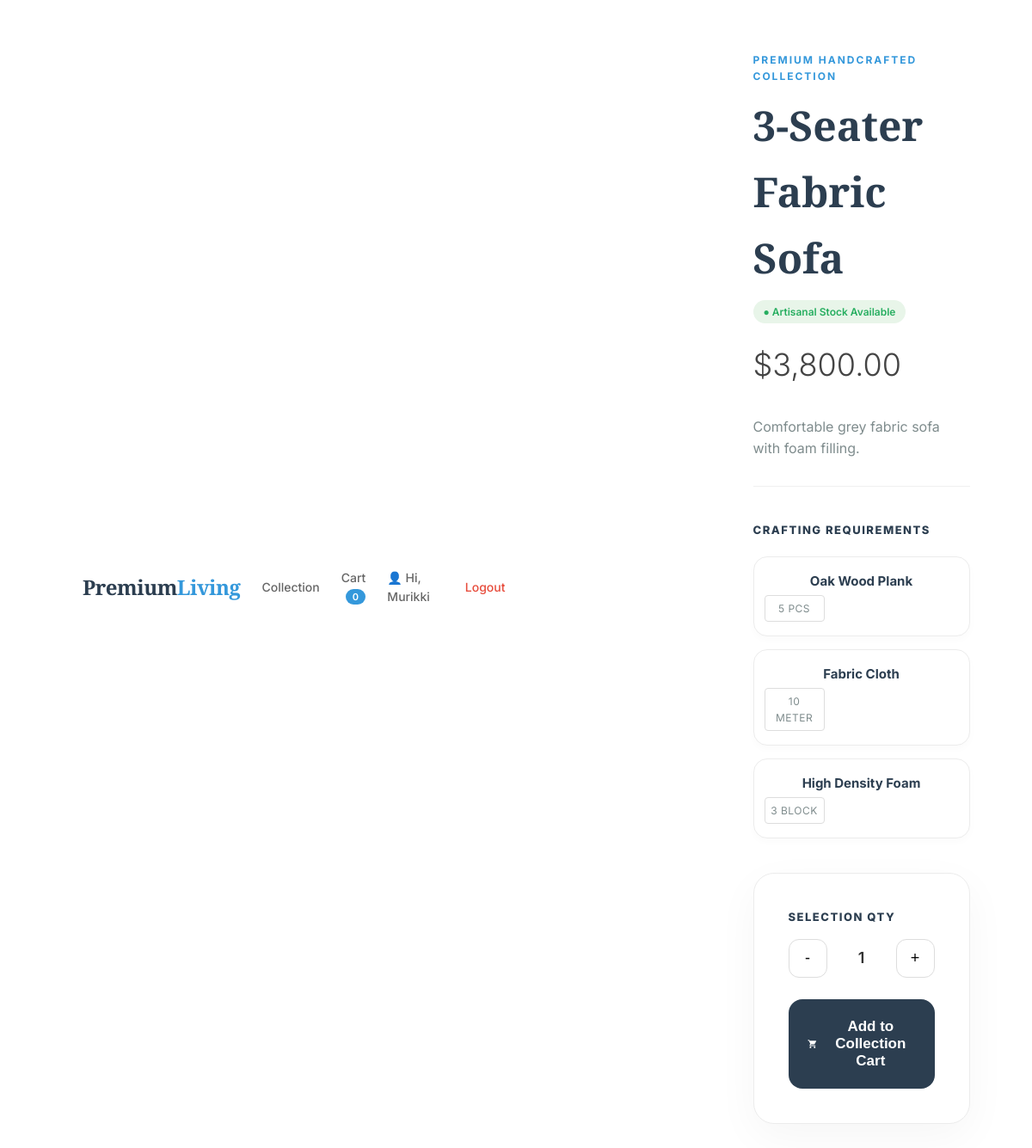
/Cside/detail.php?id=3 (signed in), run on the app's committed database.
### tables this page shows
CREATE TABLE `furnitures` (
  `fid` int(11) NOT NULL,
  `fname` varchar(255) NOT NULL,
  `fdesc` varchar(255) NOT NULL,
  `fprice` decimal(10,2) NOT NULL
);

CREATE TABLE `furniturematerials` (
  `fid` int(11) NOT NULL,
  `mid` int(11) NOT NULL,
  `pmqty` int(11) NOT NULL
);

CREATE TABLE `materials` (
  `mid` int(11) NOT NULL,
  `mname` varchar(255) NOT NULL,
  `mqty` int(11) NOT NULL DEFAULT 0,
  `munit` varchar(50) NOT NULL
);

### Cside/detail.php (the view, shortened to what this page needs)
<?php
require_once('../conn.php');
$fid = isset($_GET['id']) ? intval($_GET['id']) : 1;
$product_query = "SELECT f.fid, f.fname, f.fdesc, f.fprice,
                         IFNULL(MIN(FLOOR(m.mqty / fm.pmqty)), 0) AS calculated_stock
                  FROM Furnitures f
                  LEFT JOIN FurnitureMaterials fm ON f.fid = fm.fid
                  LEFT JOIN Materials m ON fm.mid = m.mid
                  WHERE f.fid = ?
                  GROUP BY f.fid LIMIT 1";
$stmt = $conn->prepare($product_query);
$stmt->bind_param("i", $fid);
$stmt->execute();
$product_res = $stmt->get_result();
$product = $product_res->fetch_assoc();
$fname = $product['fname'];
$fdesc = $product['fdesc'];
$fprice = floatval($product['fprice']);
$max_stock = intval($product['calculated_stock']);
$materials_query = "SELECT m.mname, fm.pmqty, m.munit
                    FROM FurnitureMaterials fm
                    JOIN Materials m ON fm.mid = m.mid
                    WHERE fm.fid = ?";
$mat_stmt = $conn->prepare($materials_query);
$mat_stmt->bind_param("i", $fid);
$mat_stmt->execute();
$materials_result = $mat_stmt->get_result();
?>
<!DOCTYPE html>
<html lang="en">
<head>
    <link rel="stylesheet" href="staff/staff_style.css">
    <link rel="stylesheet" href="cust_style.css">
</head>
<body class="pl-detail-body">
    <nav>
        <a href="index.php" class="logo">Premium<span>Living</span></a>
        <div class="nav-links">
            <a href="index.php">Collection</a>
            <a href="cart.php">Cart <span class="cart-count" id="cartCount">0</span></a>
            <a href="dashboard.php"
                style="margin-left: 20px; font-weight: bold; color: #2c3e50; text-decoration: none;">👤 Hi,
                <?php echo htmlspecialchars($_SESSION['cust_name']); ?></a>
            <a href="logout.php" class="logout-btn">Logout</a>
        </div>
    </nav>
    <div class="container">
        <div class="product-info">
            <div class="breadcrumb">Premium Handcrafted Collection</div>
            <h1 class="product-title"><?php echo htmlspecialchars($fname); ?></h1>
            <div class="stock-status">
                <?php echo ($max_stock > 0) ? '● Artisanal Stock Available' : '● Currently Out of Stock'; ?>
            </div>
            <div class="price-tag">$<?php echo number_format($fprice, 2); ?></div>
            <p class="description"><?php echo htmlspecialchars($fdesc); ?></p>
            <div class="section-title">Crafting Requirements</div>
            <div class="materials-grid">
                <?php
                if ($materials_result && $materials_result->num_rows > 0) {
                    while ($mat = $materials_result->fetch_assoc()) {
                        echo '<div class="material-item">';
                        echo '  <span class="mat-name">' . htmlspecialchars($mat['mname']) . '</span>';
                        echo '  <span class="mat-qty">' . $mat['pmqty'] . ' ' . htmlspecialchars($mat['munit']) . '</span>';
                        echo '</div>';
                    }
                } else {
                    echo '<p style="color:#7f8c8d; font-size:12px; grid-column:1/-1;">Custom boutique furniture formulation.</p>';
                }
                ?>
            </div>
            <div class="action-card">
                <div class="section-title" style="margin-bottom: 15px;">Selection Qty</div>
                <div class="qty-selector">
                    <button type="button" class="qty-btn" id="pl-qty-minus">-</button>
                    <div id="qtyValue">1</div>
                    <button type="button" class="qty-btn" id="pl-qty-plus">+</button>
                </div>
                <?php if ($max_stock > 0): ?>
                    <button type="button" class="btn-cart" id="pl-add-cart-submit">
                        Add to Collection Cart
                    </button>
                <?php endif; ?>
            </div>
        </div>
    </div>
</body>
</html>

### Sside/staff_style.css (style rules this page uses)
* { box-sizing: border-box; }
body { font-family: 'Segoe UI', Arial, sans-serif; margin: 0; display: flex; flex-direction: row; background-color: #f0f2f5; min-height: 100vh; }
.price-tag { color: #27ae60; font-weight: bold; }
.mat-qty { width: 70px; padding: 5px; border: 1px solid #ddd; border-radius: 4px; text-align: center; }

### data on the page
furnitures: fname "3-Seater Fabric Sofa", fprice "3,800.00", fdesc "Comfortable grey fabric sofa with foam filling."
furniturematerials: mid.mname "Oak Wood Plank", pmqty "5", mid.munit "PCS"
furniturematerials: mid.mname "Fabric Cloth", pmqty "10", mid.munit "METER"
furniturematerials: mid.mname "High Density Foam", pmqty "3", mid.munit "BLOCK"

### other printed values
$_SESSION['cust_name'] "Murikki"
